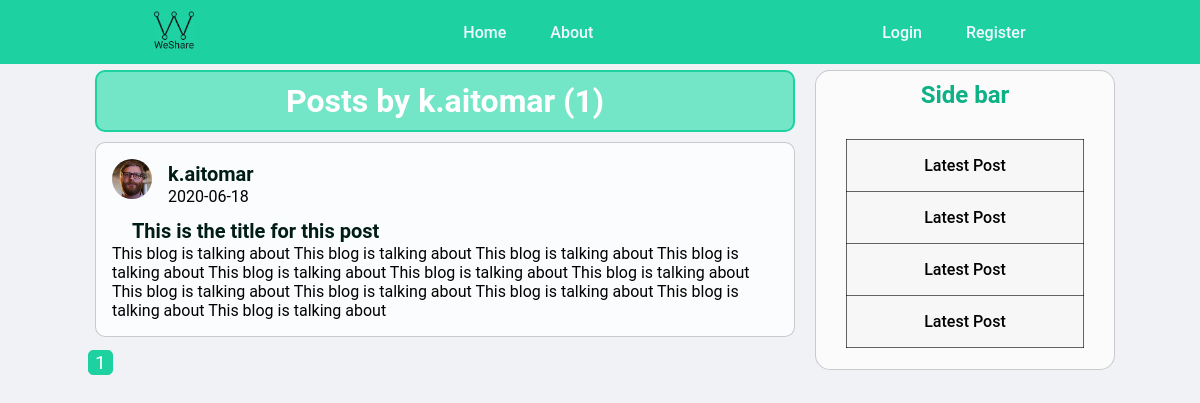
The page /user/k.aitomar on the database as committed earlier.
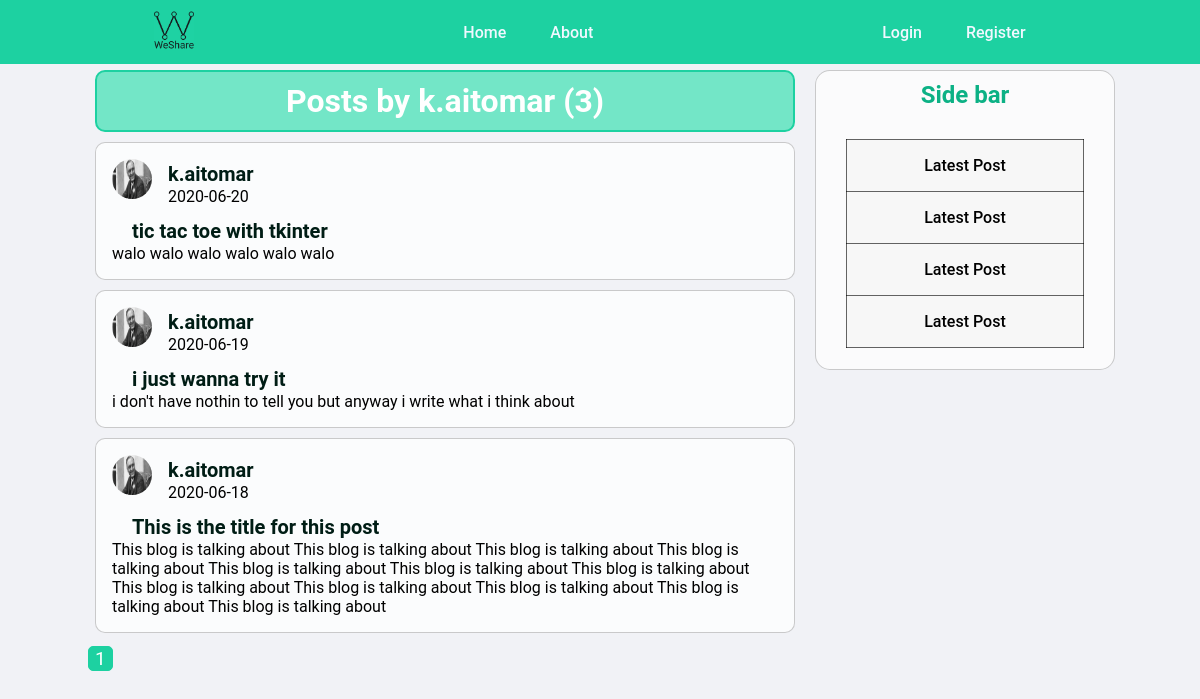
The same page on the database as committed later.
### blogapp/models.py (models this page shows, shortened)
class User(db.Model, UserMixin):
    id = db.Column(db.Integer, primary_key=True)
    username = db.Column(db.String(20), unique=True, nullable=False)
    email = db.Column(db.String(120), unique=True, nullable=False)
    image_file = db.Column(db.String(20), nullable=False, default='default.jpg')
    password = db.Column(db.String(60), nullable=False)
    posts = db.relationship('Post', backref='author', lazy=True)

class Post(db.Model):
    id = db.Column(db.Integer, primary_key=True)
    title = db.Column(db.String(100), nullable=False)
    date_posted = db.Column(db.DateTime, nullable=False, default=datetime.utcnow)
    content = db.Column(db.Text, nullable=False)
    user_id = db.Column(db.Integer, db.ForeignKey('user.id'), nullable=False)

### blogapp/users/routes.py (the view)
@users.route('/user/<string:username>')
def user_posts(username):
    page = request.args.get('page', 1, type=int)
    user = User.query.filter_by(username=username).first_or_404()
    posts = Post.query.filter_by(author=user).order_by(Post.date_posted.desc()).paginate(page=page, per_page=7)
    return  render_template('user_posts.html' , posts = posts, user=user)

### blogapp/templates/user_posts.html
{% extends 'layout.html' %}
{%block content%}
<h1 class="user-post-title">Posts by {{ user.username }} ({{ posts.total }})</h1>
    {% for post in posts.items %}
        <article class="blog-post-info">
            <img src="{{ url_for('static' , filename='profil_pics/'+ post.author.image_file) }}" alt="">
            <div class="blog-post-authour">
                <h1><a href="{{ url_for('users.user_posts', username=post.author.username) }}">{{ post.author.username }}</a></h1>
            </div>
            <div class="blog-post-date">
                <p>{{ post.date_posted.strftime('%Y-%m-%d') }}</p>
            </div>
            <div class="post-infos">
                <div>
                    <h2> <a href="{{ url_for('posts.post' , post_id=post.id) }}" class="single-post-title"> {{ post.title }}</a></h2>
                </div>
                <div class="blog-post-content">
                    <p>{{ post.content }}</p>
                </div>
            </div>
        </article>
    {% endfor %}
    {% for page_num in posts.iter_pages(left_edge=1, right_edge=1, left_current=1, right_current=2) %}
        {% if page_num %}
            {% if posts.page == page_num %}
                <a class="page-num-active" href="{{ url_for('users.user_posts', username=user.username, page=page_num) }}">{{ page_num }}</a>
            {% else %}
                <a class="page-num" href="{{ url_for('users.user_posts', username=user.username, page=page_num) }}">{{ page_num }}</a>
            {% endif %}
        {% else %}
        ...
        {% endif %}
    {% endfor %}
{%endblock content%}

### blogapp/templates/layout.html (shortened to what this page needs)
<!DOCTYPE html>
<html lang="en">
<head>
    <link rel="stylesheet" type="text/css" href="{{ url_for('static', filename='style.css') }}">
</head>
<body>
    <header>
        <a href="{{url_for('main.home')}}"><img class="logo" src="../static/images/logo.jpg" alt="weshare logo" title="We Share"></a>
        <nav class="nav_links">
            <ul>
                <li><a href="{{url_for('main.home')}}">Home</a></li>
                <li><a href="{{url_for('main.about')}}">About</a></li>
            </ul>
        </nav>
        <nav class="nav_links">
            {% if current_user.is_authenticated %}
            <ul>
                <li><a href="{{url_for('posts.new_post')}}">New Post</a></li>
                <li><a href="{{url_for('users.account')}}">account</a></li>
                <li><a href="{{url_for('users.logout')}}">Logout</a></li>
            </ul>
            {% else %}
                <ul>
                    <li><a href="{{url_for('users.login')}}">Login</a></li>
                    <li><a href="{{url_for('users.register')}}">Register</a></li>
                </ul>
            {% endif %}
        </nav>
    </header>
    <main>
        {% block content %}{% endblock %}
    </main>
    <div class="side-bar">
        <h1>Side bar</h1>
        <table class="side-bar-table">
            <tr>
              <td><a href="#">Latest Post</a></td>
            </tr>
            <tr>
              <td><a href="#">Latest Post</a></td>
            </tr>
            <tr>
                <td><a href="#">Latest Post</a></td>
            </tr>
            <tr>
                <td><a href="#">Latest Post</a></td>
            </tr>
        </table>
    </div>
</body>
</html>

### blogapp/static/style.css (style rules this page uses)
* { font-family: 'Roboto' , sans-serif; box-sizing: border-box; margin : 0; padding: 0; }
body { background-color: #f1f2f6; font-size: medium; }
body { background-color: #f1f2f6; display: flex; justify-content: center; }
main { margin-top: 60px; }
nav a { font-weight: 500; font-size: 16px; color: aliceblue; text-decoration: none; }
header { width: 100%; display: flex; justify-content: space-around; align-items: center; padding:10px 30px ; background-color: #1dd1a1; position: fixed; z-index: 1000; }
.nav_links { list-style: none; }
.nav_links li { display: inline-block; padding: 0px 20px; }
.nav_links li a { transition: all 0.3s ease 0s; }
.logo { width: 40px; height: 40px; }
.blog-post-info { background-color: rgba(255, 255, 255, 0.719); margin: 10px; padding: 1rem; width: 700px; border: 1px solid rgba(0, 0, 0, 0.2) ; border-radius: 10px; }
.blog-post-info img { width: 40px; height: 40px; float: left; margin: 0 1rem 0 0; border-radius: 50%; display: block; }
.blog-post-info a { text-decoration: none; font-size: 20px; color: #001d15 }
.page-num-active { text-decoration: none; font-size: 1.2em; display: inline-block; text-align: center; color: white; background-color: #1dd1a1; width: 25px; height: 25px; border: 1px solid #1dd1a1; border-radius: 5px; margin: 3px; }
.user-post-title { display: block; width: 700px; margin: 10px; padding: 10px; text-align: center; color: #ffffff; background-color: rgb(115, 230, 199); border: 2px solid #1dd1a1; border-radius: 10px; }
.side-bar { margin-top: 70px; margin-left: 10px; width: 300px; height: 300px; background-color: rgba(255, 255, 255, 0.7); border: 1px solid rgba(0, 0, 0, 0.2); border-radius: 5%; display: flex; flex-direction: column; align-items: center; position: sticky; top: 70px; }
.side-bar h1 { font-size: 1.5em; margin: 10px 10px 30px 10px; color: #0cb185; }
.side-bar-table { border-collapse: collapse; text-align: center; background-color: rgba(207, 207, 207, 0.1); width: 80%; height: 70%; }
.side-bar-table a { text-decoration: none; color: black; font-weight: 500; }
.side-bar-table tr { border: 1px solid rgba(0, 0, 0, 0.6); padding: 10px; border-radius: 50px }
.single-post-title { margin:0px 0px 10px 20px; }
.post-infos { margin-top: 10px; }

Rows that differ between the two databases and show on the page:
added Post: image_file (picture), author.username "k.aitomar", date_posted "2020-06-20", title "tic tac toe with tkinter", content "walo walo walo walo walo walo"
added Post: image_file (picture), author.username "k.aitomar", date_posted "2020-06-19", title "i just wanna try it", content "i don't have nothin to tell you but anyway i write what i think about"
changed through a linked row, Post "This is the title for this post": image_file: a different picture
Other text that changed with them:
{{ posts.total }}: "1" → "3"
